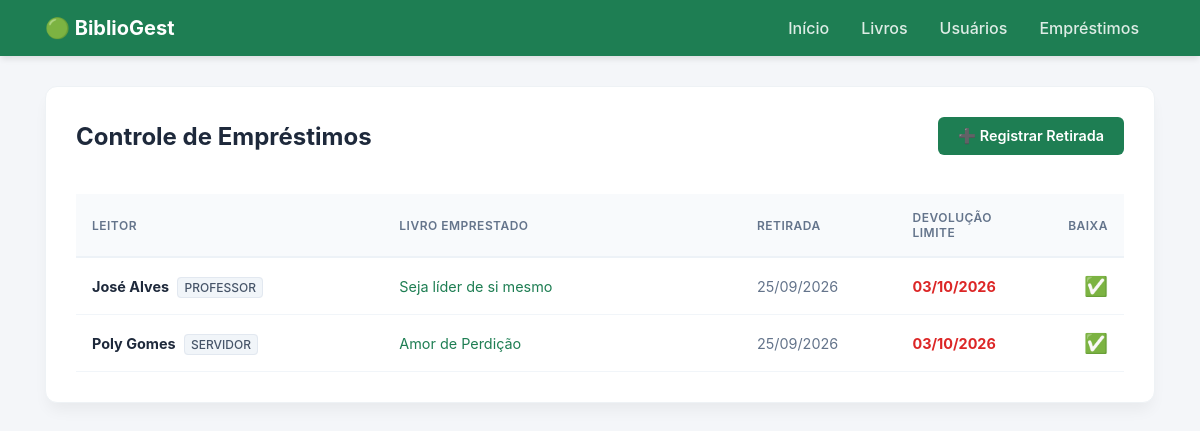
Page /emprestimos/ on the committed database.
### core/models.py (models this page shows, shortened)
class Emprestimo(models.Model):
    usuario = models.ForeignKey(PerfilUsuario, on_delete=models.CASCADE)
    livro = models.ForeignKey(Livro, on_delete=models.CASCADE)
    data_emprestimo = models.DateField(auto_now_add=True)  # Salva a data de hoje na criação
    data_devolucao_prevista = models.DateField(default=data_devolucao_padrao)  # Regra dos 8 dias
    devolvido = models.BooleanField(default=False)
    ativo = models.BooleanField(default=True)

class PerfilUsuario(models.Model):
    TIPO_CHOICES = [
        ('ALUNO', 'Aluno'),
        ('PROFESSOR', 'Professor'),
        ('SERVIDOR', 'Servidor'),
    ]
    user = models.OneToOneField(User, on_delete=models.CASCADE, related_name='perfil')
    matricula = models.CharField(max_length=20, unique=True)
    tipo = models.CharField(max_length=15, choices=TIPO_CHOICES, default='ALUNO')

class Livro(models.Model):
    titulo = models.CharField(max_length=200)
    autor = models.CharField(max_length=150)
    disponivel = models.BooleanField(default=True)  # Controle de status (🟢/🔴)

### core/views.py (the view)
# urls.py: path('emprestimos/', lista_emprestimos, name='lista_emprestimos'),
def lista_emprestimos(request):
    emprestimos = Emprestimo.objects.filter(ativo=True).order_by('-data_emprestimo')
    return render(request, 'core/lista_emprestimos.html', {'emprestimos': emprestimos})

### core/templates/core/lista_emprestimos.html
{% extends 'core/base.html' %}
{% block conteudo %}
<div class="d-flex justify-content-between align-items-center mb-4">
    <h2>Controle de Empréstimos</h2>
    <a href="{% url 'cadastrar_emprestimo' %}" class="btn-biblioteca">
        ➕ Registrar Retirada
    </a>
</div>
<div class="table-responsive">
    <table class="custom-table">
        <thead>
            <tr>
                <th style="width: 30%;">Leitor</th>
                <th style="width: 35%;">Livro Emprestado</th>
                <th style="width: 15%;">Retirada</th>
                <th style="width: 15%;">Devolução Limite</th>
                <th style="width: 5%; text-align: right;">Baixa</th>
            </tr>
        </thead>
        <tbody>
            {% for emp in emprestimos %}
            <tr>
                <td class="fw-bold" style="color: #1e293b;">
                    {{ emp.usuario.user.get_full_name }}
                    <span class="badge-aluno" style="font-size: 0.75rem; padding: 2px 6px; margin-left: 5px;">{{ emp.usuario.tipo }}</span>
                </td>
                <td class="fw-semibold" style="color: #1e7e53;">{{ emp.livro.titulo }}</td>
                <td style="color: #64748b;">{{ emp.data_emprestimo|date:"d/m/Y" }}</td>
                <td class="fw-bold" style="color: #dc2626;">{{ emp.data_devolucao_prevista|date:"d/m/Y" }}</td>
                <td style="text-align: right;">
                    <a href="{% url 'devolver_livro' emp.id %}" class="action-link" title="Registrar Devolução" style="color: #16a34a; font-size: 1.2rem;">✅</a>
                </td>
            </tr>
            {% empty %}
            <tr>
                <td colspan="5" style="text-align: center; color: #94a3b8; padding: 40px 0;">Nenhum empréstimo ativo no momento.</td>
            </tr>
            {% endfor %}
        </tbody>
    </table>
</div>
{% endblock %}

### core/templates/core/base.html (style rules this page uses)
* { box-sizing: border-box; font-family: 'Inter', sans-serif; }
body { background-color: #f4f6f9; margin: 0; padding: 0; color: #334155; }
.d-flex { display: flex !important; }
.justify-content-between { justify-content: space-between !important; }
.align-items-center { align-items: center !important; }
.mb-4 { margin-bottom: 1.5rem !important; }
.fw-bold { font-weight: 700 !important; }
.btn-biblioteca { background-color: #1e7e53; color: white; border: none; padding: 10px 20px; border-radius: 6px; font-weight: 600; text-decoration: none; display: inline-flex; align-items: center; transition: background 0.2s; font-size: 0.9rem; }
h2, h3 { color: #1e293b; margin: 0; font-weight: 700; }
.table-responsive { width: 100%; overflow-x: auto; }
.custom-table { width: 100%; border-collapse: collapse; text-align: left; margin-top: 15px; }
.custom-table thead th { background-color: #f8fafc; color: #64748b; font-weight: 600; text-transform: uppercase; font-size: 0.75rem; letter-spacing: 0.5px; padding: 16px; border-bottom: 2px solid #edf2f7; }
.custom-table tbody tr { border-bottom: 1px solid #f1f5f9; transition: background 0.2s; }
.custom-table tbody td { padding: 16px; font-size: 0.9rem; color: #334155; vertical-align: middle; }
.badge-aluno { background-color: #f1f5f9; color: #475569; padding: 4px 8px; border-radius: 4px; font-size: 0.8rem; font-weight: 500; border: 1px solid #e2e8f0; }
.action-link { color: #475569; text-decoration: none; font-size: 1.1rem; margin-left: 15px; transition: color 0.2s; }

### rows in the picture
Emprestimo: usuario.user.get_full_name "José Alves", usuario.tipo "PROFESSOR", livro.titulo "Seja líder de si mesmo", data_emprestimo "25/09/2026", data_devolucao_prevista "03/10/2026"
Emprestimo: usuario.user.get_full_name "Poly Gomes", usuario.tipo "SERVIDOR", livro.titulo "Amor de Perdição", data_emprestimo "25/09/2026", data_devolucao_prevista "03/10/2026"
